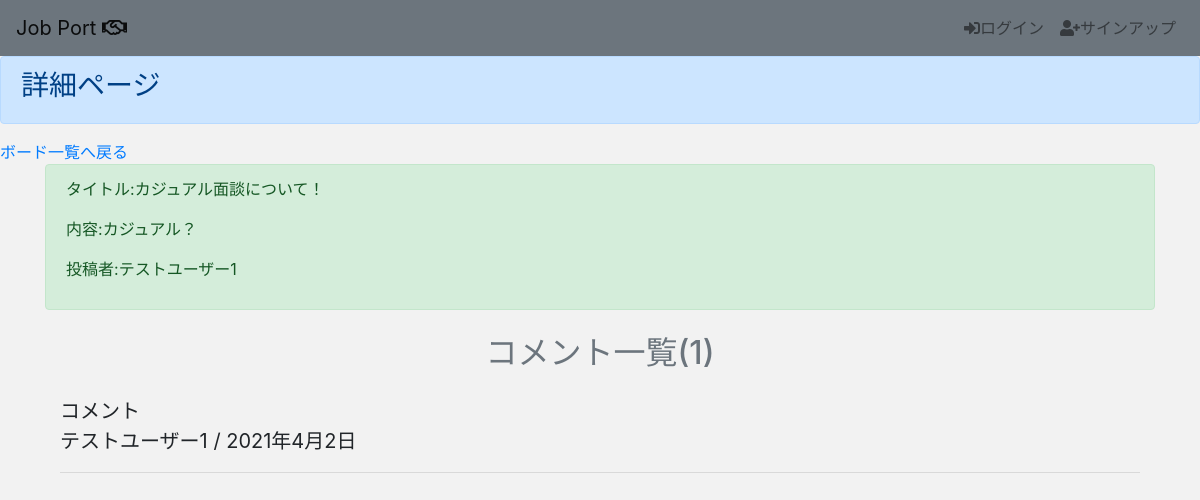
The page /jpapp/boards/3/ on the database as committed earlier.
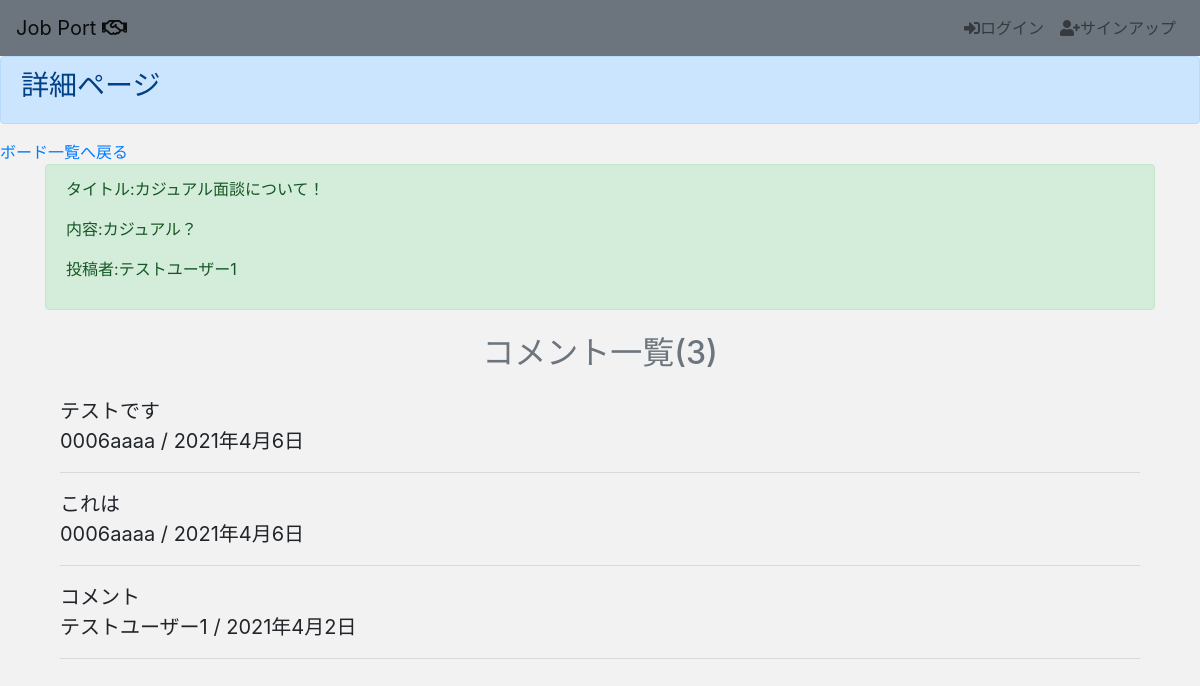
The same page on the database as committed later.
### jpapp/models.py (models this page shows, shortened)
class Comment(models.Model):
   text = models.TextField('コメント')
   board = models.ForeignKey(Board, on_delete=models.CASCADE, related_name='comments')
   user = models.ForeignKey(User, on_delete=models.CASCADE)
   created_at = models.DateTimeField('投稿日', default=timezone.now)

### jpapp/views.py (the view)
# urls.py: path('boards/<int:pk>/', boards_detail, name='boards_detail'),
def boards_detail(request, pk):
    board = get_object_or_404(Board, id=pk)
    comments = Comment.objects.filter(board=board).order_by('-created_at')
    if request.method == "POST":
        form = CommentForm(request.POST or None)
        if form.is_valid():
            text = request.POST.get('text')
            comment = Comment.objects.create(board=board, user=request.user, text=text)
            comment.save()
    else:
        form = CommentForm()
    context = {
        'board': board,
        'comments': comments,
        'form': form,
    }
    if request.is_ajax():
       html = render_to_string('jpapp/comment.html', context, request=request )
       return JsonResponse({'form': html})
    return render(request, 'jpapp/boards/detail.html', {'board': board, 'form': form, 'comments': comments})

### templates/jpapp/boards/detail.html
{% extends "jpapp/base.html" %}
{% block content %}
<div class="alert alert-primary" role="alert">
    <h3>詳細ページ</h3>
</div>
<a href="{% url 'jpapp:boards_list' %}">ボード一覧へ戻る</a>
<div class="container">
  <div class="alert alert-success" role="alert">
    <p>タイトル:{{ board.board_title }}</p>
    <p>内容:{{ board.board_content }}</p>
    <p>投稿者:{{ board.user }}</p>
  </div>
  <div class="main-comment-section">
    {% include 'jpapp/comment.html' %}
   </div>
</div>
{% endblock %}

### templates/jpapp/comment.html (shortened to what this page needs)
<div class="container">
  <h2 class="text-center text-secondary my-4">コメント一覧({{comments.count}})</h2>
  {% for comment in comments %}
    <blockquote class="blockquote blockquote-reverse" id="boards">
      <p class="mb-0">{{comment.text }}</p>
      <p>{{ comment.user.username }} / {{comment.created_at|date:"Y年n月j日"}}
    </blockquote>
  <hr>
  {% empty %}
    <p class="text-secondary text-center">コメントはありません。</p>
  {% endfor %}
  </div>

Rows that differ between the two databases and show on the page:
added Comment: text "テストです", user.username "0006aaaa", created_at "2021年4月6日"
added Comment: text "これは", user.username "0006aaaa", created_at "2021年4月6日"
Other text that changed with them:
{{ comments.count }}: "1" → "3"
